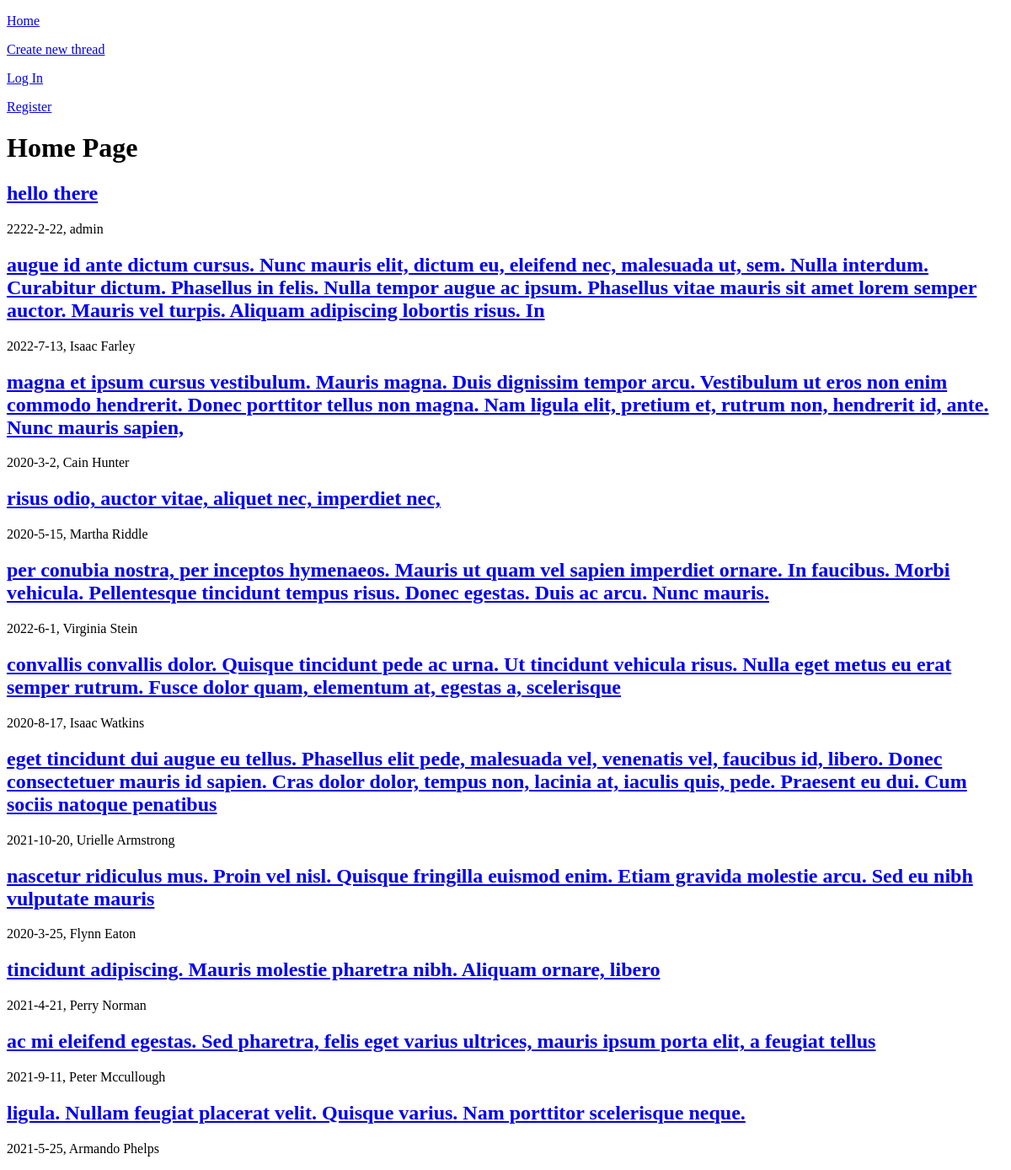
Before: / with the older database file.
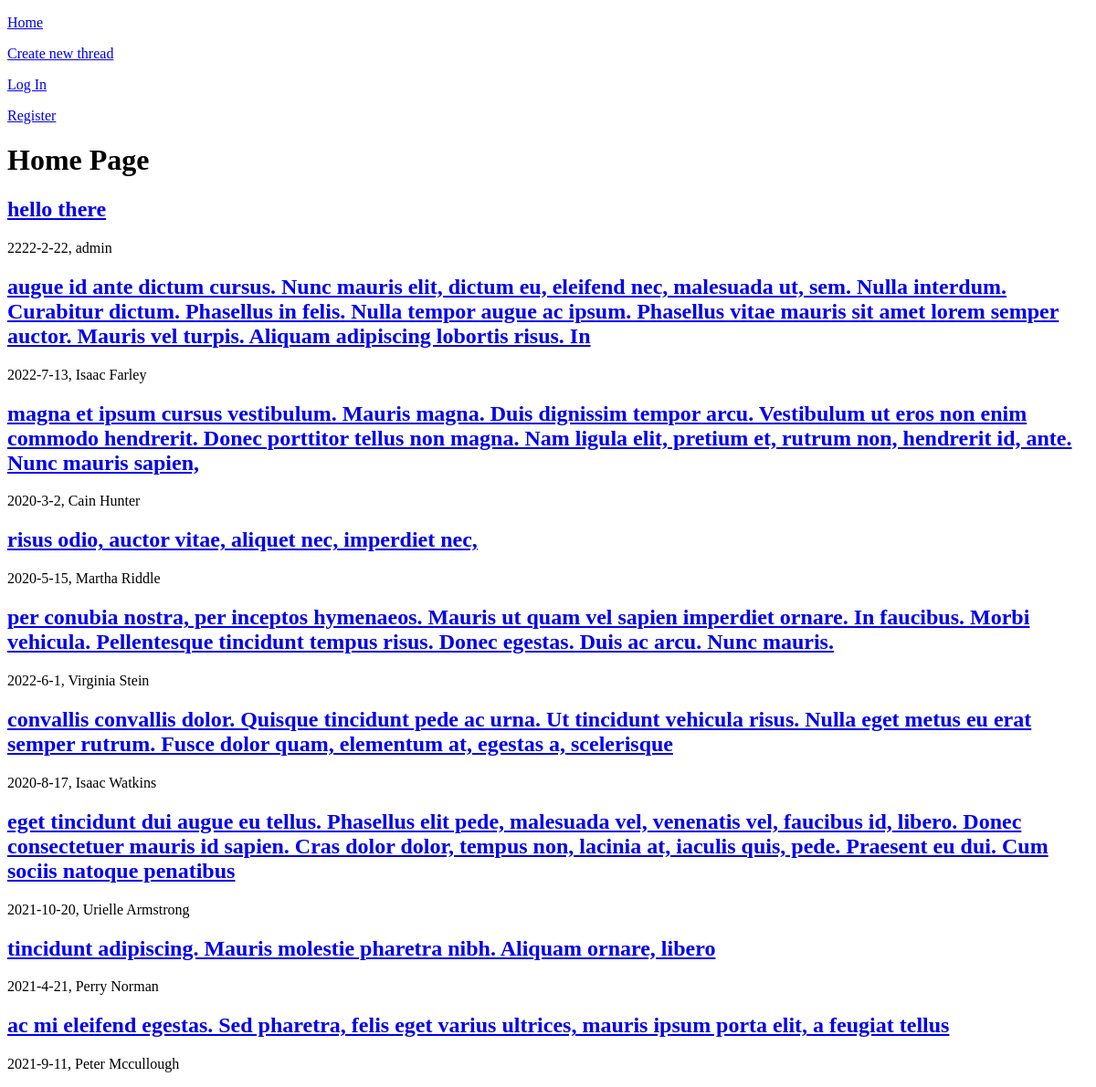
After: the same page with the newer database file.
### tables this page shows
CREATE TABLE threads
(
    thread_id INTEGER PRIMARY KEY AUTOINCREMENT,
    title TEXT NOT NULL,
    body TEXT NOT NULL,
    date_created TEXT NOT NULL,
    user_poster TEXT NOT NULL
);

### app.py (the view)
@app.route("/", methods=["GET", "POST"])
def index():
    db = get_db()
    threads = db.execute("""
        SELECT * FROM threads;
    """).fetchall()
    return render_template("index.html", threads=threads)

### app.py (called while the page is built)
@app.before_request
def load_logged_in_user():
    g.user = session.get("username", None)
    g.is_admin = session.get("is_admin", False)

### database.py (called while the page is built)
def get_db():
    if "db" not in g:
        g.db = sqlite3.connect(DATABASE,
            detect_types=sqlite3.PARSE_DECLTYPES
        )
        g.db.row_factory = sqlite3.Row
    return g.db

### templates/index.html (shortened to what this page needs)
{% extends 'base.html' %}
{% block main_content %}
<h1>Home Page</h1>
{% for thread in threads %}
    <h2>
        <a href="{{ url_for('thread', thread_id=thread['thread_id']) }}">
            {{ thread["title"] }}
        </a>
    </h2>
    <p>{{ thread["date_created"] }}, {{ thread["user_poster"] }}</p>
{% endfor %}
{% endblock %}

### templates/base.html (shortened to what this page needs)
<!DOCTYPE html>
<html lang="en">
<head>
</head>
<body>
    <nav>
        <a href="{{ url_for('index') }}">
            <p>
                Home
            </p>
        </a>
        <a href="{{ url_for('post_thread') }}">
            <p>
                Create new thread
            </p>
        </a>
        {% if g.user %}
            <a href="{{ url_for('logout') }}">
                <p>
                    Log Out
                </p>
            </a>
        {% else %}
            <a href="{{ url_for('login') }}">
                <p>
                    Log In
                </p>
            </a>
            <a href="{{ url_for('register') }}">
                <p>
                    Register
                </p>
            </a>
        {% endif %}
    </nav>
    {% block main_content %}
    {% endblock %}
</body>
</html>

Changed rows visible on the page:
removed threads: title "nascetur ridiculus mus. Proin vel nisl. Quisque fringilla euismod enim. Etiam gravida molestie arcu. Sed eu nibh vulputate mauris", date_created "2020-3-25", user_poster "Flynn Eaton"
removed threads: title "ligula. Nullam feugiat placerat velit. Quisque varius. Nam porttitor scelerisque neque.", date_created "2021-5-25", user_poster "Armando Phelps"
